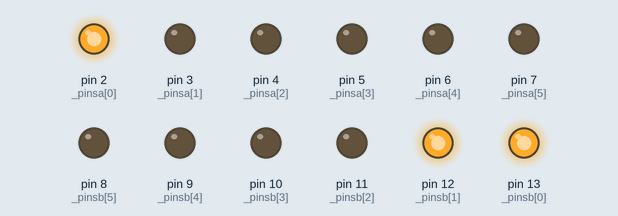
The sketch below on a simulated Arduino Uno, built with avr-gcc and run on an emulated ATmega328P. Shown: output pins drawn as LEDs (lit = HIGH).

Above: at 0.1 s.
At 0.5 s:
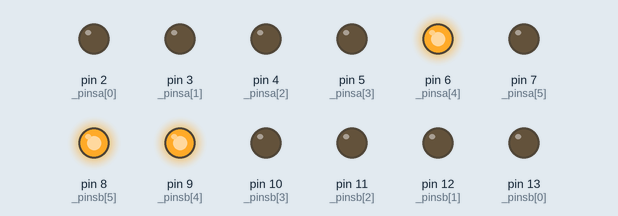
At 0.9 s:
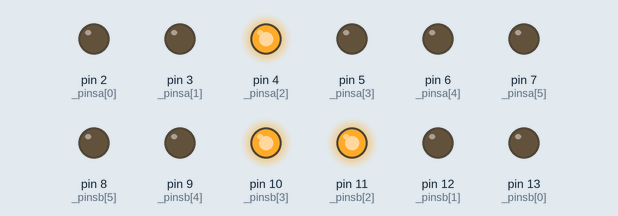
At 1.1 s:
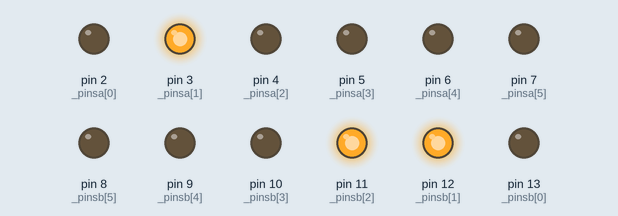
At 1.9 s:
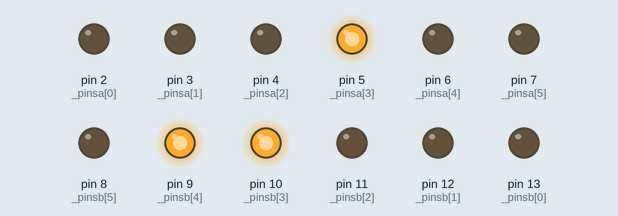
At 2.7 s:
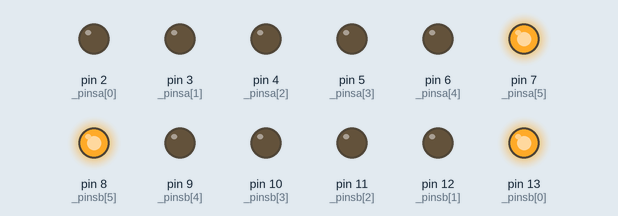
Timing chart, 0 to 3.0 s (numbered marks = the images above):
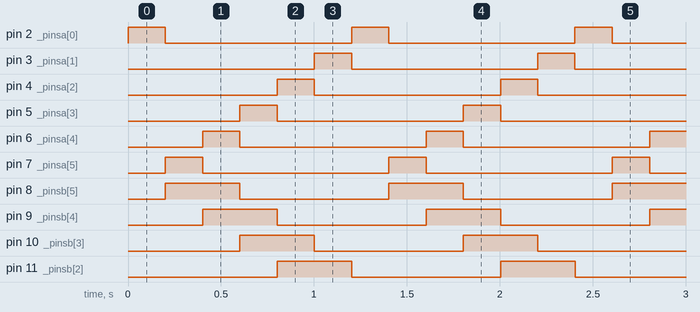

Measured:
- by itself, pin 12 (_pinsb[1]): repeats every 1.2 s: LOW 0.80 s, HIGH 0.40 s
- by itself, pin 8 (_pinsb[5]), pin 9 (_pinsb[4]), pin 10 (_pinsb[3]), pin 11 (_pinsb[2]), pin 13 (_pinsb[0]): alternates HIGH for 0.40 s and LOW for 0.80 s
- by itself, pin 2 (_pinsa[0]), pin 3 (_pinsa[1]), pin 4 (_pinsa[2]), pin 5 (_pinsa[3]), pin 6 (_pinsa[4]), pin 7 (_pinsa[5]): alternates HIGH for 0.20 s and LOW for 1.0 s

The sketch:

phasewave2.ino
```cpp
#define ndev 6 // numers of devices, like LEDs
#define nsteps 6 // number of steps in the primitive wave
#define scale 1 // enlargement of the wave e.g if the wave is {1,0} and the scale is 2 it becomes {1,1,0,0}
#define dt 200 // time between steps in miliseconds
#define phaseshifta 1 // step difference between modules
#define phaseshiftb 1 // step difference between modules

#define clrbit(reg,bit) (reg & ~(1<<bit)) // to turn off a pin
#define setbit(reg,bit) (reg | (1<<bit)) // to turn on a pin

byte _pinsa[ndev] = {2, 3 , 4, 5, 6, 7};
byte _pinsb[ndev] = {13, 12, 11, 10, 9, 8};

int tsteps = scale * nsteps; // final number of steps
byte wave1a[nsteps] = {1, 0, 0, 0, 0, 0}; // primite wave
byte wave2a[scale * nsteps]; // final wave
byte wave1b[nsteps] = {1, 1, 0, 0, 0 , 0}; // primite wave
byte wave2b[scale * nsteps]; // final wave
byte _step = 0; // step index
volatile byte* port_config[] = { &PORTD, &PORTB, &PORTC};

void generatewave() { // increases the resolution of the primitive wave by the scale factor
  for (int i = 0; i < tsteps; i++) {
    wave2a[i] = wave1a[int(i / scale)];
    wave2b[i] = wave1b[int(i / scale)];
  }
}

void assign(byte pin, byte value) {
  byte division = pin / 8;
  byte rest = pin % 8;
  *port_config[division] = value ? setbit(*port_config[division], rest) : clrbit(*port_config[division], rest);
}

void setup() {

  for (int i = 0; i < ndev; i++) {
    pinMode(_pinsa[i], OUTPUT);
    pinMode(_pinsb[i], OUTPUT);
  }
  generatewave();
}

void loop() {

  actuate();
  delay(dt);
  _step = (_step + 1) % tsteps;

}

void actuate() {

  for (int i = 0; i < ndev; i++) {

    assign(_pinsa[i], wave1a[(_step + (phaseshifta * i)) % tsteps]);
    assign(_pinsb[i], wave2b[(_step + (phaseshiftb * i)) % tsteps]);

  }

}
```
